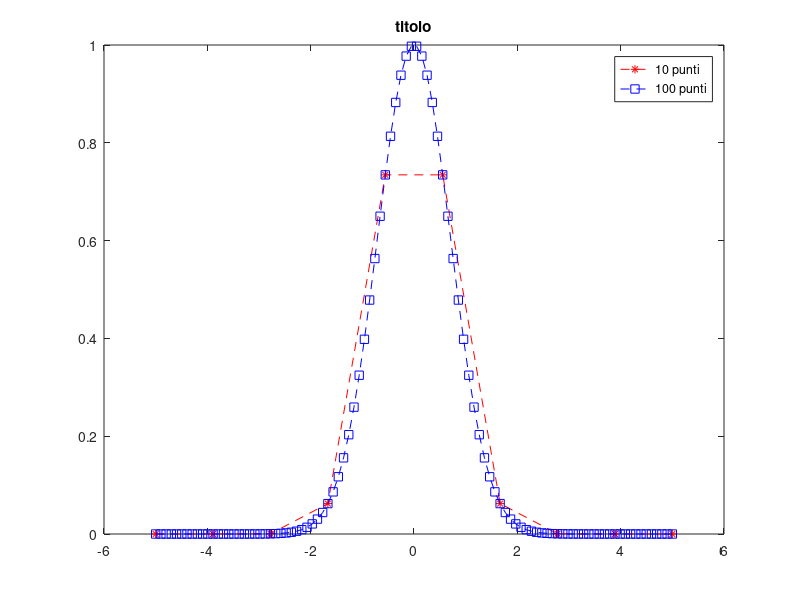

This chart was generated by the following MATLAB code:
x = linspace(-5,5, 10); % è un vettore con punti equispaziati con il numero di punti che si vuole definire.

% oppure potrei fare 
% y = -5:1:5; in cui il secondo è lo step che passa tra un'unità e l'altra.

y = exp(-x.^2); %bisogna mettere il punto perchè x è un vettore, e bisogna calcolare per ogni componente


x1 = linspace(-5,5, 100);
y1 = exp(-x1.^2);

figure
plot(x,y, 'r*--');
hold on % dice di mantenersi sulla stessa finestra

plot(x1,y1,'bs--'); %bs vuol dire blue square
title('titolo');
legend('10 punti','100 punti');

hold off 